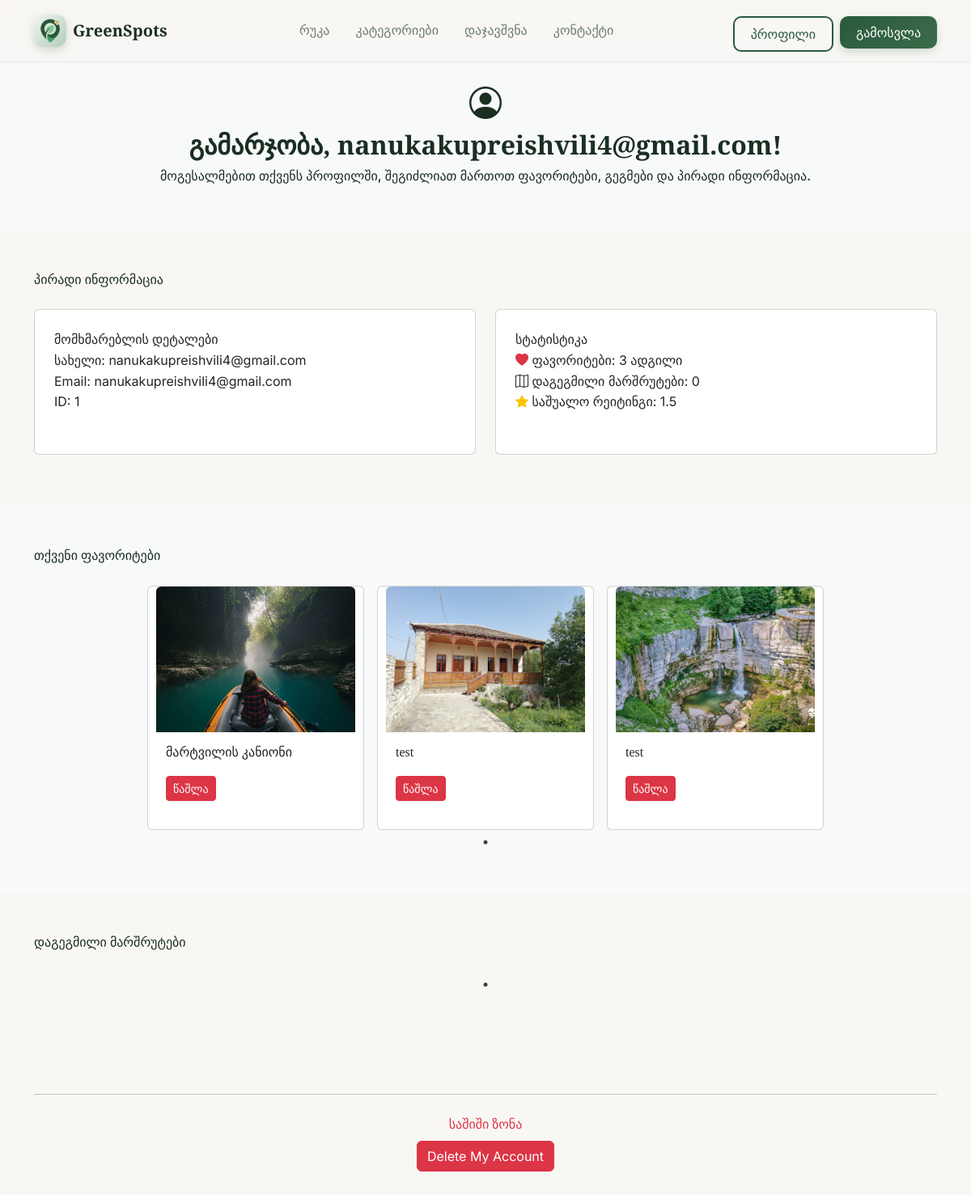
The app's page /profile (signed in, upper part), older data.
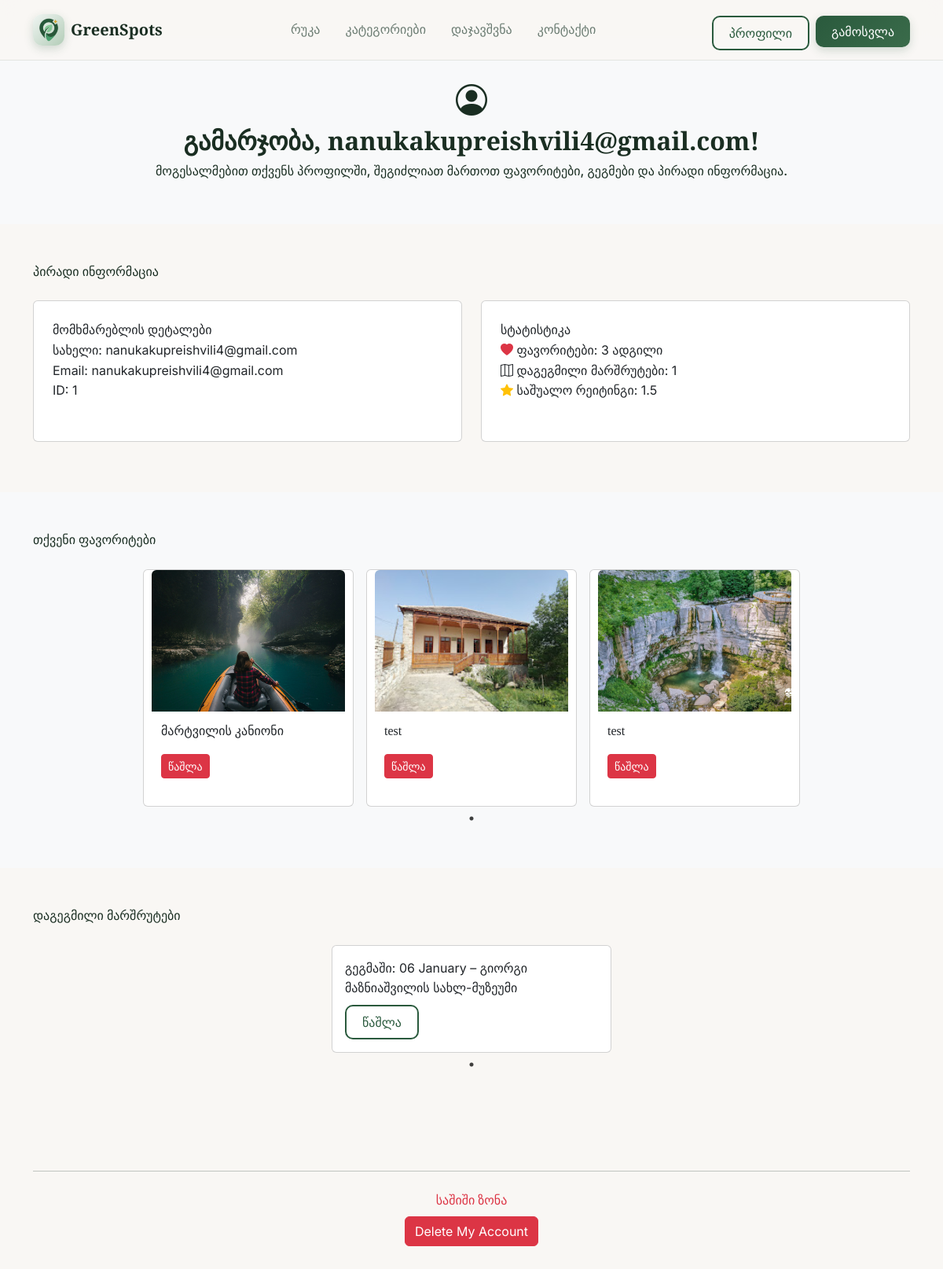
The same page, newer data.
### models.py (models this page shows, shortened)
class User(UserMixin, db.Model):
    id = db.Column(db.Integer, primary_key=True)
    username = db.Column(db.String(100), unique=True, nullable=False)
    email = db.Column(db.String(120), unique=True, nullable=False)
    password_hash = db.Column(db.String(200), nullable=False)  # <-- updated
    favorites = db.relationship('Place', secondary=favorites_table, backref=db.backref('favorited_by', lazy='select'))
    role = db.Column(db.String(50), default="user")  # optional
    is_admin = db.Column(db.Boolean, default=False)
    def calculate_avg_rating(self):
        if not self.favorites:
            return 0
        total = sum(place.rating for place in self.favorites if hasattr(place, 'rating'))
        count = sum(1 for place in self.favorites if hasattr(place, 'rating'))
        return round(total / count, 1) if count else 0

class Place(db.Model):
    id = db.Column(db.Integer, primary_key=True)
    name = db.Column(db.String(150), nullable=False)
    description = db.Column(db.Text, nullable=False)
    category = db.Column(db.String(50), nullable=False)
    region = db.Column(db.String(50))
    image = db.Column(db.String(200))
    latitude = db.Column(db.Float, nullable=True)
    longitude = db.Column(db.Float, nullable=True)
    rating = db.Column(db.Float)
    ratings = db.relationship('Rating', backref='place', lazy=True)

class PlannedRoute(db.Model):
    id = db.Column(db.Integer, primary_key=True)
    user_id = db.Column(db.Integer, db.ForeignKey('user.id'))
    place_id = db.Column(db.Integer, db.ForeignKey('place.id'))
    date = db.Column(db.Date, nullable=False)
    user = db.relationship('User', backref='routes')
    place = db.relationship('Place', backref='planned_routes')

### app.py (the view)
@app.route("/profile")
@login_required
def profile():
    favorites = current_user.favorites
    planned_routes = PlannedRoute.query.filter_by(user_id=current_user.id).all()
    avg_rating = current_user.calculate_avg_rating()
    return render_template(
        "profile.html",
        favorites=favorites,
        planned_routes=planned_routes,
        avg_rating=avg_rating
    )

### app.py (called while the page is built)
@login_manager.user_loader
def load_user(user_id):
    return User.query.get(int(user_id))

### templates/profile.html (shortened to what this page needs)
{% extends "base.html" %}
{% block css %}
<link rel="stylesheet" href="{{ url_for('static', filename='css/reset.css') }}">
<link rel="stylesheet" href="{{ url_for('static', filename='css/index.css') }}">
<link rel="stylesheet" href="{{ url_for('static', filename='css/dashboard.css') }}">
<link rel="stylesheet" href="{{ url_for('static', filename='css/profile.css') }}">
<link rel="stylesheet" href="https://cdn.jsdelivr.net/npm/slick-carousel@1.8.1/slick/slick.css"/>
<link rel="stylesheet" href="https://cdn.jsdelivr.net/npm/slick-carousel@1.8.1/slick/slick-theme.css"/>
{% endblock %}
{% block content %}
<section class="profile-header py-5 mt-5 text-center bg-light">
    <div class="container">
        <i class="bi bi-person-circle fs-1 mb-3"></i>
        <h1 class="hero-title">გამარჯობა, {{ current_user.username }}!</h1>
        <p class="hero-slogan-georgian">მოგესალმებით თქვენს პროფილში, შეგიძლიათ მართოთ ფავორიტები, გეგმები და პირადი ინფორმაცია.</p>
    </div>
</section>
<section class="profile-details py-5">
    <div class="container">
        <h2 class="mb-4">პირადი ინფორმაცია</h2>
        <div class="row g-4">
            <div class="col-md-6">
                <div class="card p-4 h-100">
                    <h5>მომხმარებლის დეტალები</h5>
                    <p><strong>სახელი:</strong> {{ current_user.username }}</p>
                    <p><strong>Email:</strong> {{ current_user.email }}</p>
                    <p><strong>ID:</strong> {{ current_user.id }}</p>
                </div>
            </div>
            <div class="col-md-6">
                <div class="card p-4 h-100">
                    <h5>სტატისტიკა</h5>
                    <p><i class="bi bi-heart-fill text-danger"></i> ფავორიტები: {{ favorites|length }} ადგილი</p>
                    <p><i class="bi bi-map"></i> დაგეგმილი მარშრუტები: {{ planned_routes|length }}</p>
                    <p><i class="bi bi-star-fill text-warning"></i> საშუალო რეიტინგი: {{ avg_rating }}</p>
                </div>
            </div>
        </div>
    </div>
</section>
<section class="profile-favorites py-5 bg-light">
    <div class="container">
        <h2 class="mb-4">თქვენი ფავორიტები</h2>
        <div class="favorites-slider">
            {% for place in favorites %}
            <div class="card h-100 mx-2">
                <img src="{{ url_for('static', filename='uploads/' ~ place.image) }}" class="card-img-top" alt="{{ place.name }}">
                <div class="card-body">
                    <h5 class="card-title">{{ place.name }}</h5>
                    {% if current_user.is_admin %}
                    <form action="{{ url_for('delete_place', place_id=place.id) }}" method="POST" onsubmit="return confirm('Are you sure?');">
                        <button type="submit" class="btn btn-danger btn-sm mt-2">წაშლა</button>
                    </form>
                    {% endif %}
                </div>
            </div>
            {% endfor %}
        </div>
    </div>
</section>
<section class="profile-routes py-5">
    <div class="container">
        <h2 class="mb-4">დაგეგმილი მარშრუტები</h2>
        <div class="routes-slider">
            {% for route in current_user.routes %}
              <div class="card p-3 h-100 mx-2">
                  <p>გეგმაში: {{ route.date.strftime('%d %B') }} – {{ route.place.name }}</p>
                  <form action="{{ url_for('delete_route', route_id=route.id) }}" method="POST" onsubmit="return confirm('გსურთ წაშლა?');">
                      <button type="submit" class="btn btn-outline-green">წაშლა</button>
                  </form>
              </div>
            {% endfor %}
        </div>
    </div>
</section>
<section class="py-5">
    <div class="container text-center">
        <hr class="my-4">
        <h4 class="text-danger">საშიში ზონა</h4>
        <form action="{{ url_for('auth_bp.delete_account') }}" method="POST"
              onsubmit="return confirm('This will permanently delete your account. Are you sure?');">
            <button type="submit" class="btn btn-danger">
                Delete My Account
            </button>
        </form>
    </div>
</section>
{% endblock %}

### templates/base.html (shortened to what this page needs)
<!DOCTYPE html>
<html lang="en">
<head>
    <link href="https://cdn.jsdelivr.net/npm/bootstrap@5.3.2/dist/css/bootstrap.min.css" rel="stylesheet">
    <link href="https://cdn.jsdelivr.net/npm/bootstrap-icons@1.11.1/font/bootstrap-icons.css" rel="stylesheet">
    {% block css %}{% endblock %}
</head>
<body>
{% include "header.html" %}
{% block content %}
{% endblock %}
</body>
</html>

### templates/header.html (shortened to what this page needs)
<nav class="navbar navbar-expand-lg navbar-greenspots fixed-top">
    <div class="container">
        <a class="navbar-brand" href="{{ url_for('home') }}">
            <div class="brand-icon">
                <img src="{{ url_for('static', filename='img/logo.png') }}" alt="logo" width="30" height="30">
            </div>
            GreenSpots
        </a>
        <div class="collapse navbar-collapse" id="navbarNav">
            <ul class="navbar-nav mx-auto">
                <li class="nav-item"><a class="nav-link" href="{{ url_for('map_page') }}">რუკა</a></li>
                <li class="nav-item"><a class="nav-link" href="{{ url_for('categories') }}">კატეგორიები</a></li>
                <li class="nav-item"><a class="nav-link" href="{{ url_for ('booking')}}">დაჯავშვნა</a></li>
                <li class="nav-item"><a class="nav-link" href="{{ url_for ('contact')}}">კონტაქტი</a></li>
            </ul>
            <div class="d-flex gap-2">
                {% if current_user.is_authenticated %}
                    <a href="{{ url_for('profile') }}"><button class="btn btn-outline-green">პროფილი</button></a>
                    <a href="{{ url_for('auth_bp.logout') }}"><button class="btn btn-primary-green">გამოსვლა</button></a>
                {% else %}
                    <a href="{{ url_for('auth_bp.login') }}"><button class="btn btn-outline-green">ავტორიზაცია</button></a>
                    <a href="{{ url_for('auth_bp.register') }}"><button class="btn btn-primary-green">რეგისტრაცია</button></a>
                {% endif %}
            </div>
        </div>
    </div>
</nav>

### static/css/index.css (style rules this page uses)
:root { --forest-50: #f0f5f2; --forest-100: #d9e6de; --forest-200: #b3cdb8; --forest-300: #6b9b7a; --forest-400: #4a7d5a; --forest-500: #3a6b4a; --forest-600: #2a5a3d; --forest-700: #234a33; --forest-800: #1c3a28; --forest-900: #152a1e; --sand-50: #fdfcfa; --sand-100: #f7f4ef; --sand-200: #ede7db; --sand-300: #d9cfbc; --sand-400: #c9a855; --sand-500: #d4a234; --background: #f9f7f4; --foreground: #1a2e22; --muted: #6b7c72; --accent: #d4a234; }
html { scroll-behavior: smooth; }
* { margin: 0; padding: 0; box-sizing: border-box; }
body { font-family: "ALK life", 'Inter', sans-serif; background-color: var(--background); color: var(--foreground); line-height: 1.6; }
h1, h2, h3, h4, h5, h6 { font-family: 'Playfair Display', "ALK life", serif; }
.navbar-greenspots { background: rgba(249, 247, 244, 0.9); backdrop-filter: blur(12px); border-bottom: 1px solid rgba(42, 90, 61, 0.1); padding: 0.75rem 0; transition: all 0.3s ease; }
.navbar-brand { display: flex; align-items: center; gap: 0.5rem; font-family: 'Playfair Display', serif; font-size: 1.25rem; font-weight: 600; color: var(--foreground) !important; text-decoration: none; }
.brand-icon { width: 40px; height: 40px; background: linear-gradient(135deg, var(--forest-50), var(--forest-200)); border-radius: 12px; display: flex; align-items: center; justify-content: center; color: white; box-shadow: 0 4px 12px rgba(42, 90, 61, 0.2); transition: box-shadow 0.3s ease; }
.nav-link { color: var(--muted) !important; font-weight: 500; transition: color 0.3s ease; padding: 0.5rem 1rem !important; }
.btn-primary-green { background: linear-gradient(135deg, var(--forest-600), var(--forest-500)); border: none; color: white; padding: 0.5rem 1.25rem; border-radius: 10px; font-weight: 500; transition: all 0.3s ease; box-shadow: 0 4px 12px rgba(42, 90, 61, 0.2); }
.btn-outline-green { background: transparent; border: 2px solid var(--forest-600); color: var(--forest-600); padding: 0.5rem 1.25rem; border-radius: 10px; font-weight: 500; transition: all 0.3s ease; }
.hero-title { font-size: 4rem; font-weight: 700; margin-bottom: 1rem; animation: fadeUp 0.6s ease-out 0.1s forwards; opacity: 0; }
.hero-slogan-georgian { font-size: 1.5rem; font-weight: 500; margin-bottom: 0.5rem; opacity: 0.9; animation: fadeUp 0.6s ease-out 0.2s forwards; opacity: 0; }
img { max-width: 100%; height: auto; }
body { overflow-x: hidden; }

### static/css/dashboard.css (style rules this page uses)
body { font-family: "ALK life", 'Inter', sans-serif; margin: 0; padding: 0; }
html { scroll-behavior: smooth; }
.card-img-top { width: 100%; height: 200px; object-fit: cover; object-position: center; border-radius: 6px 6px 0 0; }
.card-body { min-height: 120px; padding: 0.75rem; }
.card.h-100 { display: flex; flex-direction: column; }
.card.h-100 .card-body { flex-grow: 1; }
.favorites-slider .slick-slide { padding: 0 10px; }
.favorites-slider { margin: 0 -10px; }
.favorites-slider .card { height: 100%; }

### static/css/profile.css (style rules this page uses)
body { font-family: "ALK life", 'Inter', sans-serif; margin: 0; padding: 0; }
html { scroll-behavior: smooth; }
.profile-header { padding: 3rem 1rem; text-align: center; }
.profile-header i.bi-person-circle { font-size: 3rem; margin-bottom: 0.5rem; }
.profile-header h1.hero-title { margin-bottom: 0.5rem; line-height: 1.2; font-size: 2rem; }
.profile-header p.hero-slogan-georgian { font-size: 1rem; line-height: 1.4; }
.profile-details .card { padding: 1rem; min-height: 180px; }
.profile-details h2 { margin-bottom: 1.5rem; }
.profile-favorites .card-img-top { width: 100%; height: 180px; object-fit: cover; object-position: center; }
.profile-favorites h2 { margin-bottom: 1.5rem; }
.profile-routes .card { padding: 1rem; }
.profile-routes h2 { margin-bottom: 1.5rem; }
.row.g-4 > [class*="col-"] { margin-bottom: 1rem; }
.btn { margin-top: 0.5rem; }

Row changes from the older to the newer data that the page shows:
added PlannedRoute: date "06 January", place.name "გიორგი მაზნიაშვილის სახლ-მუზეუმი"
Text that changed along with them:
{{ planned_routes|length }}: "0" → "1"
